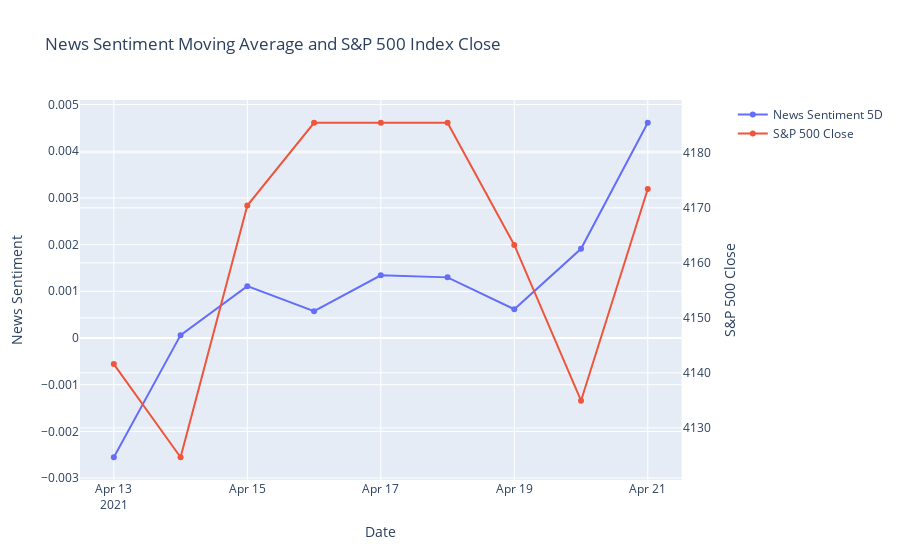

This figure's notebook cell:
### Code cell
# secondary y-axis
fig = make_subplots(specs=[[{'secondary_y': True}]])

fig.add_trace(go.Scatter(x=list(sp500_adj.index), y=sp500_adj['Sentiment_5D'], name='News Sentiment 5D'), secondary_y=False,)
#fig.add_trace(go.Scatter(x=list(sp500_adj.index), y=sp500_adj['Sentiment_20D'], name='News Sentiment 20D'), secondary_y=False,)
#fig.add_trace(go.Scatter(x=list(sp500_adj.index), y=sp500_adj['Sentiment_60D'], name='News Sentiment 60D'), secondary_y=False,)
fig.add_trace(go.Scatter(x=list(sp500_adj.index), y=sp500_adj['S&P 500 Close'], name='S&P 500 Close'), secondary_y=True,)
fig.update_layout(title_text='News Sentiment Moving Average and S&P 500 Index Close')
fig.update_xaxes(title_text='Date')
fig.update_yaxes(title_text="News Sentiment", secondary_y=False)
fig.update_yaxes(title_text="S&P 500 Close", secondary_y=True)

fig.show()

### Figure 1 — Plotly figure (JSON) as saved in the notebook; plotly's stock layout.template omitted (floating-point values rounded to 4 significant figures)
{"data": [{"name": "News Sentiment 5D", "type": "scatter", "x": ["2021-04-13T00:00:00", "2021-04-14T00:00:00", "2021-04-15T00:00:00", "2021-04-16T00:00:00", "2021-04-17T00:00:00", "2021-04-18T00:00:00", "2021-04-19T00:00:00", "2021-04-20T00:00:00", "2021-04-21T00:00:00"], "xaxis": "x", "y": [-0.002554, 6.105e-05, 0.00111, 0.0005739, 0.001343, 0.001298, 0.0006165, 0.00191, 0.004609], "yaxis": "y"}, {"name": "S&P 500 Close", "type": "scatter", "x": ["2021-04-13T00:00:00", "2021-04-14T00:00:00", "2021-04-15T00:00:00", "2021-04-16T00:00:00", "2021-04-17T00:00:00", "2021-04-18T00:00:00", "2021-04-19T00:00:00", "2021-04-20T00:00:00", "2021-04-21T00:00:00"], "xaxis": "x", "y": [4142.0, 4125.0, 4170.0, 4185.0, 4185.0, 4185.0, 4163.0, 4135.0, 4173.0], "yaxis": "y2"}], "layout": {"title": {"text": "News Sentiment Moving Average and S&P 500 Index Close"}, "xaxis": {"anchor": "y", "domain": [0, 0.94], "title": {"text": "Date"}}, "yaxis": {"anchor": "x", "domain": [0, 1], "title": {"text": "News Sentiment"}}, "yaxis2": {"anchor": "x", "overlaying": "y", "side": "right", "title": {"text": "S&P 500 Close"}}}}
